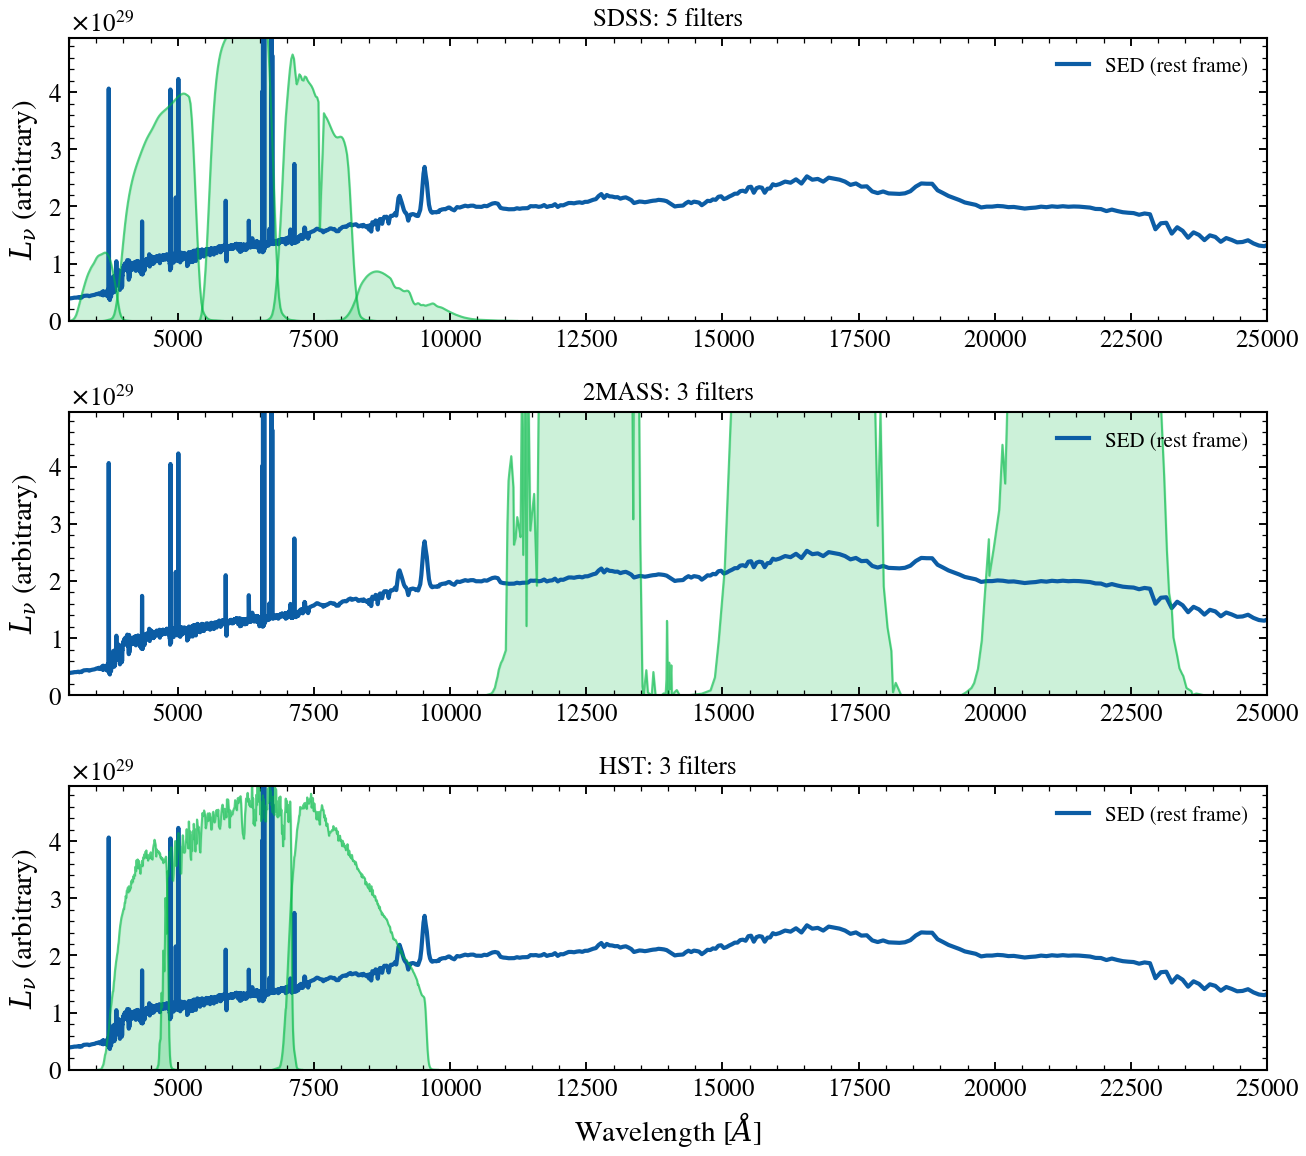

Source code (Python):
"""
Filter Set Comparison
=====================

Compare filter coverage from three different photometric surveys on the same
mock galaxy SED — SDSS (optical ugriz), 2MASS (NIR JHKs), and HST (UV/optical
ACS). Demonstrates how filter placement controls which spectral features are
captured. Each panel overlays the filter throughputs (orange) on the same
underlying SED (blue).
"""

from pathlib import Path

import matplotlib.pyplot as plt
import numpy as np

from tengri import (
    Fixed,
    Observation,
    Parameters,
    Photometry,
    SEDModel,
    load_filter_set,
    load_ssp_data,
)
from tengri.analysis.plotting import setup_style

setup_style()


def _find_ssp():
    """Locate SSP data from project root or docs/ (sphinx-gallery) cwd."""
    name = "ssp_prsc_miles_chabrier_wNE_logGasU-3.0_logGasZ0.0.h5"
    for p in [
        Path("data") / name,
        Path("../data") / name,
        Path("../../data") / name,
        Path("../../../data") / name,
    ]:
        if p.exists():
            return str(p)
    return None


SSP_PATH = _find_ssp()
_FILTER_DIR = next(
    (
        str(d)
        for d in [
            Path("data/filters"),
            Path("../data/filters"),
            Path("../../data/filters"),
            Path("../../../data/filters"),
        ]
        if d.exists()
    ),
    "data/filters",
)
if SSP_PATH is None:
    raise FileNotFoundError("SSP data not found — skipping example")

# --- Setup ---
ssp_data = load_ssp_data(SSP_PATH)

# Three filter sets — chosen so all bands fit on the same UV-NIR axis.
filter_sets = {
    "SDSS": ["sdss_u", "sdss_g", "sdss_r", "sdss_i", "sdss_z"],
    "2MASS": ["2mass_j", "2mass_h", "2mass_ks"],
    "HST": ["hst_f435w", "hst_f606w", "hst_f814w"],
}

# Build common model (fixed parameters)
spec = Parameters(
    sfh_tsnorm_log_peak_sfr=Fixed(1.0),
    sfh_tsnorm_peak_lbt_gyr=Fixed(2.0),
    sfh_tsnorm_width_gyr=Fixed(1.5),
    sfh_tsnorm_skew=Fixed(0.3),
    sfh_tsnorm_trunc=Fixed(3.0),
    met_logzsol=Fixed(-0.2),
    dust_tau_bc=Fixed(0.4),
    dust_tau_diff=Fixed(0.2),
    dust_slope=Fixed(-0.7),
    redshift=Fixed(0.05),
)

# --- Plot three panels ---
fig, axes = plt.subplots(3, 1, figsize=(9, 8))

for (ax, (survey_name, bands)) in zip(axes, filter_sets.items()):
    obs = Observation(
        photometry=Photometry.from_names(bands, cache_dir=_FILTER_DIR),
    )
    model = SEDModel(spec, ssp_data, observation=obs)

    # Predict on this filter set
    pred = model.predict_rest_sed({})
    wave = np.asarray(pred.wavelength)
    sed = np.asarray(pred.sed)

    # Get filter information
    waves, trans, curves = load_filter_set(bands, cache_dir=_FILTER_DIR)

    # Plot SED
    ax.plot(wave, sed, "C0-", lw=2.0, label="SED (rest frame)")

    # Overlay filter throughputs scaled to SED
    for fc in curves:
        wave_f = np.array(fc.wave)
        trans_f = np.array(fc.trans)
        trans_f_scaled = trans_f * np.max(sed) * 0.5
        ax.fill_between(wave_f, 0, trans_f_scaled, alpha=0.2, color="C1")
        ax.plot(wave_f, trans_f_scaled, lw=1.0, color="C1", alpha=0.6)

    ax.set_ylabel(r"$L_\nu$ (arbitrary)")
    ax.set_xlim(3000, 25000)
    # Set y-limit to twice the median continuum so emission-line spikes don't
    # compress the rest of the SED. We don't care about the spike's peak here.
    sed_continuum = np.median(sed[(wave >= 3000) & (wave <= 25000)])
    ax.set_ylim(0, 4 * sed_continuum)
    ax.set_title(f"{survey_name}: {len(bands)} filters", fontsize=12)
    ax.legend(frameon=False, loc="upper right", fontsize=10)

axes[-1].set_xlabel(r"Wavelength [$\AA$]")
fig.tight_layout()
plt.savefig("plot_filter_set_comparison.png", dpi=150, bbox_inches="tight")
plt.show()
